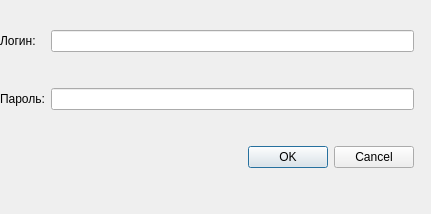
<?xml version="1.0" encoding="UTF-8"?>
<ui version="4.0">
 <class>DateUser</class>
 <widget class="QDialog" name="DateUser">
  <property name="geometry">
   <rect>
    <x>0</x>
    <y>0</y>
    <width>431</width>
    <height>214</height>
   </rect>
  </property>
  <property name="windowTitle">
   <string>Dialog</string>
  </property>
  <widget class="QWidget" name="">
   <property name="geometry">
    <rect>
     <x>0</x>
     <y>0</y>
     <width>414</width>
     <height>201</height>
    </rect>
   </property>
   <layout class="QGridLayout" name="gridLayout">
    <item row="2" column="0" colspan="2">
     <widget class="QDialogButtonBox" name="buttonBox">
      <property name="orientation">
       <enum>Qt::Horizontal</enum>
      </property>
      <property name="standardButtons">
       <set>QDialogButtonBox::Cancel|QDialogButtonBox::Ok</set>
      </property>
     </widget>
    </item>
    <item row="0" column="0">
     <widget class="QLabel" name="label">
      <property name="text">
       <string>Логин:</string>
      </property>
     </widget>
    </item>
    <item row="1" column="1">
     <widget class="QLineEdit" name="lineEdit_2">
      <property name="clearButtonEnabled">
       <bool>false</bool>
      </property>
     </widget>
    </item>
    <item row="1" column="0">
     <widget class="QLabel" name="label_2">
      <property name="text">
       <string>Пароль:</string>
      </property>
     </widget>
    </item>
    <item row="0" column="1">
     <widget class="QLineEdit" name="lineEdit"/>
    </item>
   </layout>
  </widget>
 </widget>
 <resources/>
 <connections>
  <connection>
   <sender>buttonBox</sender>
   <signal>accepted()</signal>
   <receiver>DateUser</receiver>
   <slot>accept()</slot>
   <hints>
    <hint type="sourcelabel">
     <x>248</x>
     <y>254</y>
    </hint>
    <hint type="destinationlabel">
     <x>157</x>
     <y>274</y>
    </hint>
   </hints>
  </connection>
  <connection>
   <sender>buttonBox</sender>
   <signal>rejected()</signal>
   <receiver>DateUser</receiver>
   <slot>reject()</slot>
   <hints>
    <hint type="sourcelabel">
     <x>316</x>
     <y>260</y>
    </hint>
    <hint type="destinationlabel">
     <x>286</x>
     <y>274</y>
    </hint>
   </hints>
  </connection>
 </connections>
</ui>
